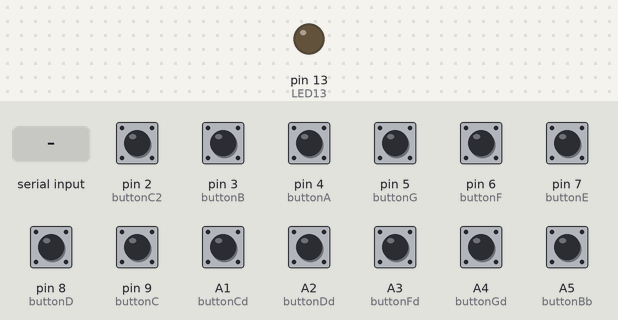
A sketch run on a simulated Arduino Uno, built with avr-gcc and run on an emulated ATmega328P. Shown: output pins drawn as LEDs (lit = HIGH). The inputs (shaded band) are chosen by the test bench; at power-on: A1 (buttonCd), A2 (buttonDd), A3 (buttonFd), A4 (buttonGd), A5 (buttonBb), pin 2 (buttonC2), pin 3 (buttonB), pin 4 (buttonA), pin 5 (buttonG), pin 6 (buttonF), pin 7 (buttonE), pin 8 (buttonD), pin 9 (buttonC) LOW. What the sketch prints to the serial monitor is not drawn.

Above: at 1.2 s.
1.3 s: byte 21 (21) received over Serial
At 2.6 s:
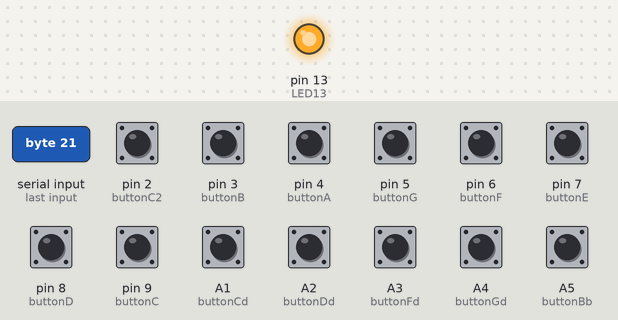
2.9 s: pin 3 (buttonB) pulled HIGH for 0.15 s
4.5 s: pin 5 (buttonG) pulled HIGH for 0.15 s
6.1 s: pin 6 (buttonF) pulled HIGH for 0.15 s
7.7 s: pin 7 (buttonE) pulled HIGH for 0.15 s
9.3 s: pin 8 (buttonD) pulled HIGH for 0.15 s
Timing chart, 0 to 11.9 s (numbered marks = the images above; inputs shaded):
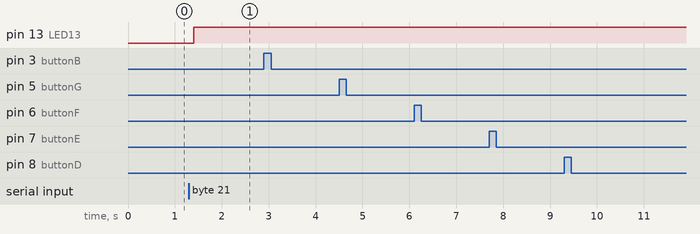

The sketch:

Arduino.ino
```cpp
// Mini Piano Simulator by Alyona Radkevich

int LED13 = 13;

int buttonC = 9;
int buttonCd = A1;
int buttonD = 8;
int buttonDd = A2;
int buttonE = 7;
int buttonF = 6;
int buttonFd = A3;
int buttonG = 5;
int buttonGd = A4;
int buttonA = 4;
int buttonBb = A5;
int buttonB = 3;
int buttonC2 = 2;

int stateC = 0;
int stateCd = 0;
int stateD = 0;
int stateDd = 0;
int stateE = 0;
int stateF = 0;
int stateFd = 0;
int stateG = 0;
int stateGd = 0;
int stateA = 0;
int stateBb = 0;
int stateB = 0;
int stateC2 = 0;

boolean pressed;

String pianoKeyVal;
String lastPianoKeyVal;
int valR;
byte valS;

void setup() {
  // put your setup code here, to run once:
  pinMode(LED13, OUTPUT);

  pinMode(buttonC, INPUT);
  pinMode(buttonCd, INPUT);
  pinMode(buttonD, INPUT);
  pinMode(buttonDd, INPUT);
  pinMode(buttonE, INPUT);
  pinMode(buttonF, INPUT);
  pinMode(buttonFd, INPUT);
  pinMode(buttonG, INPUT);
  pinMode(buttonGd, INPUT);
  pinMode(buttonA, INPUT);
  pinMode(buttonBb, INPUT);
  pinMode(buttonB, INPUT);
  pinMode(buttonC2, INPUT);

  Serial.begin(9600);
}

void loop() {

  if (Serial.available()) {
    valR = Serial.read();
    delay (1);
  }

  stateC = digitalRead(buttonC);
  stateCd = digitalRead(buttonCd);
  stateD = digitalRead(buttonD);
  stateDd = digitalRead(buttonDd);
  stateE = digitalRead(buttonE);
  stateF = digitalRead(buttonF);
  stateFd = digitalRead(buttonFd);
  stateG = digitalRead(buttonG);
  stateGd = digitalRead(buttonGd);
  stateA = digitalRead(buttonA);
  stateBb = digitalRead(buttonBb);
  stateB = digitalRead(buttonB);
  stateC2 = digitalRead(buttonC2);

  pressed = false;

  if (!pressed) {
    pianoKeyVal = "none";
  }

  if (stateC == HIGH) {
    pressed = true;
    pianoKeyVal = "C";
    delay(100);
  } else if (stateD == HIGH) {
//    pressed = true;
    pianoKeyVal = "D";
    delay(100);
  } else if (stateE == HIGH) {
//    pressed = true;
    pianoKeyVal = "E";
    delay(100);
  } else if (stateF == HIGH) {
//    pressed = true;
    pianoKeyVal = "F";
    delay(100);
  } else if (stateG == HIGH) {
//    pressed = true;
    pianoKeyVal = "G";
    delay(100);
  } else if (stateA == HIGH) {
//    pressed = true;
    pianoKeyVal = "A";
    delay(100);
  } else if (stateB == HIGH) {
//    pressed = true;
    pianoKeyVal = "B";
    delay(100);
  } else if (stateC2 == HIGH) {
//    pressed = true;
    pianoKeyVal = "C2";
    delay(100);
  } else {
    pressed = false;
    pianoKeyVal = "none";
    delay(100);
  }

  if (valR == 21) {
    digitalWrite(LED13, HIGH);
  } else {
    digitalWrite(LED13, LOW);
  }

  if (pianoKeyVal == "C" && pianoKeyVal != lastPianoKeyVal) {
    valS = 1;
    Serial.write(valS);
  } else if (pianoKeyVal == "Cd" && pianoKeyVal != lastPianoKeyVal) {
    valS = 2;
    Serial.write(valS);
  } else if (pianoKeyVal == "D" && pianoKeyVal != lastPianoKeyVal) {
    valS = 3;
    Serial.write(valS);
  } else if (pianoKeyVal == "Dd" && pianoKeyVal != lastPianoKeyVal) {
    valS = 4;
    Serial.write(valS);
  } else if (pianoKeyVal == "E" && pianoKeyVal != lastPianoKeyVal) {
    valS = 5;
    Serial.write(valS);
  } else if (pianoKeyVal == "F" && pianoKeyVal != lastPianoKeyVal) {
    valS = 6;
    Serial.write(valS);
  } else if (pianoKeyVal == "Fd" && pianoKeyVal != lastPianoKeyVal) {
    valS = 7;
    Serial.write(valS);
  } else if (pianoKeyVal == "G" && pianoKeyVal != lastPianoKeyVal) {
    valS = 8;
    Serial.write(valS);
  } else if (pianoKeyVal == "Gd" && pianoKeyVal != lastPianoKeyVal) {
    valS = 9;
    Serial.write(valS);
  } else if (pianoKeyVal == "A" && pianoKeyVal != lastPianoKeyVal) {
    valS = 10;
    Serial.write(valS);
  } else if (pianoKeyVal == "Bb" && pianoKeyVal != lastPianoKeyVal) {
    valS = 11;
    Serial.write(valS);
  } else if (pianoKeyVal == "B" && pianoKeyVal != lastPianoKeyVal) {
    valS = 12;
    Serial.write(valS);
  } else if (pianoKeyVal == "C2" && pianoKeyVal != lastPianoKeyVal) {
    valS = 13;
    Serial.write(valS);
  } else if (pianoKeyVal == "none" && pianoKeyVal != lastPianoKeyVal) {
    valS = 0;
    Serial.write(valS);
//    Serial.println(valS);
//    Serial.println("Last Key: " + lastPianoKeyVal);
//    Serial.println( "Current Key: " + pianoKeyVal);
  }

//  Serial.println("Last Key: " + lastPianoKeyVal);
//  Serial.println( "Current Key: " + pianoKeyVal);

  lastPianoKeyVal = pianoKeyVal;


//  Serial.println(state);
}
```

Measured:
- after the input at 1.3 s, pin 13 (LED13): LOW → HIGH after 0.10 s
- after the input at 2.9 s, every drawn part: stays the same
- after the input at 4.5 s, every drawn part: stays the same
- after the input at 6.1 s, every drawn part: stays the same
- after the input at 7.7 s, every drawn part: stays the same
- after the input at 9.3 s, every drawn part: stays the same
